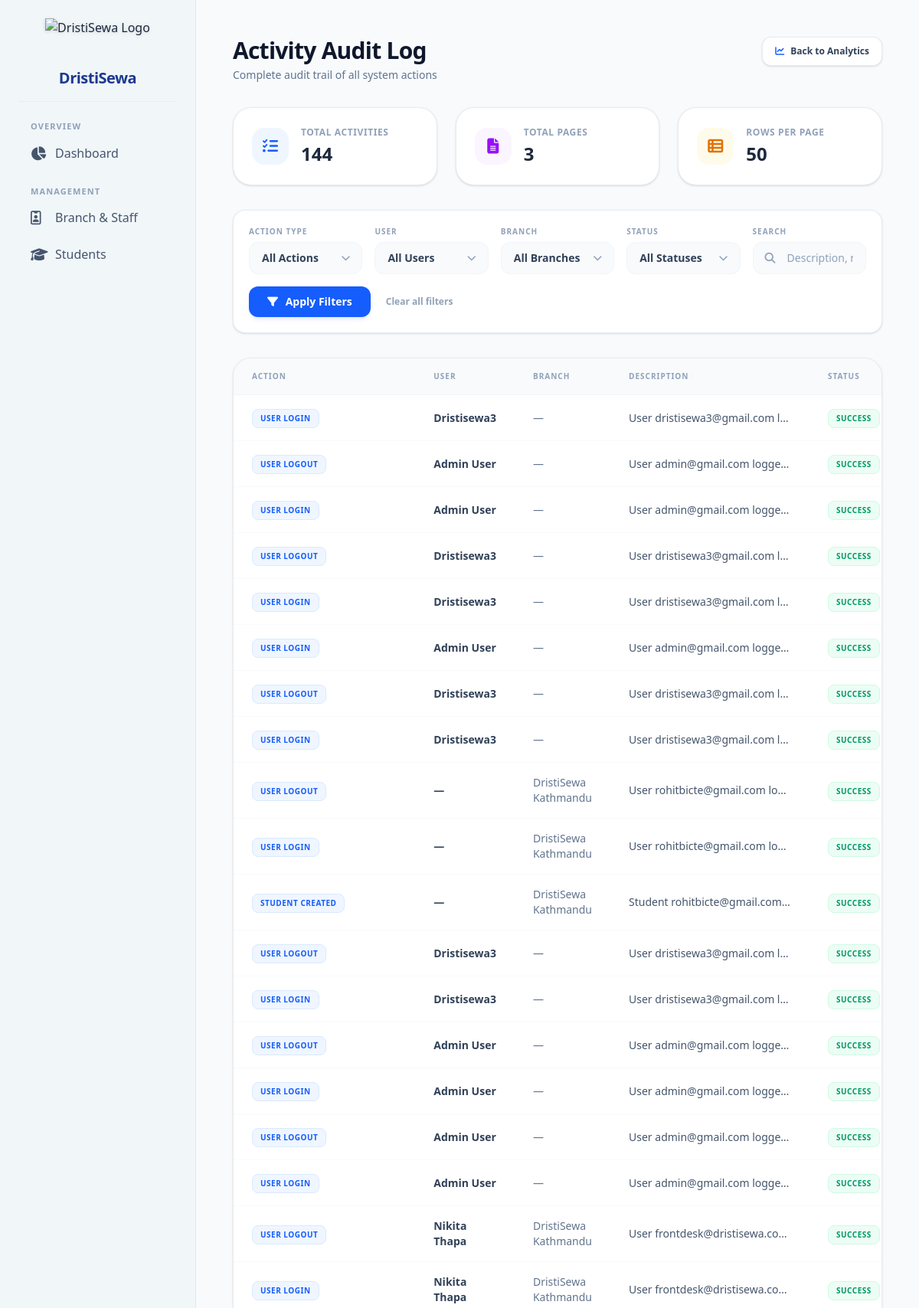
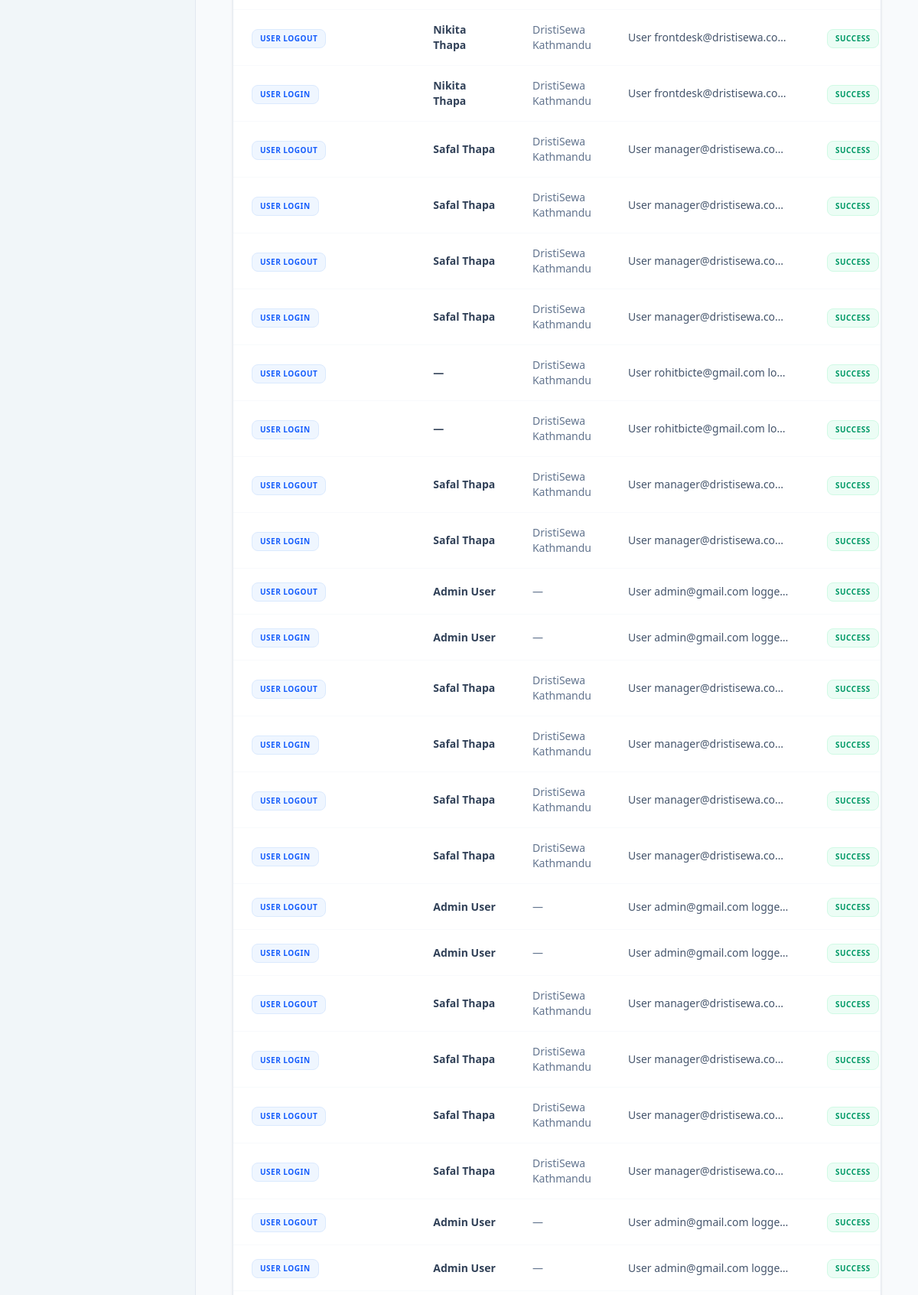
The page /analytics/audit-log/ (signed in, upper part) on the database its author committed (2 pictures, top to bottom).
### analytics/models.py (models this page shows, shortened)
class DetailedActivityLog(models.Model):
    class Action(models.TextChoices):
        LOGIN = "LOGIN", "User Login"
        LOGOUT = "LOGOUT", "User Logout"
        USER_CREATE = "USER_CREATE", "User Created"
        USER_UPDATE = "USER_UPDATE", "User Updated"
        USER_DELETE = "USER_DELETE", "User Deleted"
        STUDENT_CREATE = "STUDENT_CREATE", "Student Created"
        STUDENT_UPDATE = "STUDENT_UPDATE", "Student Updated"
        STUDENT_VERIFY = "STUDENT_VERIFY", "Student Verified"
        DOCUMENT_UPLOAD = "DOCUMENT_UPLOAD", "Document Uploaded"
        DOCUMENT_APPROVE = "DOCUMENT_APPROVE", "Document Approved"
        DOCUMENT_REJECT = "DOCUMENT_REJECT", "Document Rejected"
        DOCUMENT_DELETE = "DOCUMENT_DELETE", "Document Deleted"
        APPLICATION_CREATE = "APPLICATION_CREATE", "Application Created"
        APPLICATION_UPDATE = "APPLICATION_UPDATE", "Application Status Updated"
        FOLLOWUP_CREATE = "FOLLOWUP_CREATE", "Follow-up Created"
        FOLLOWUP_COMPLETE = "FOLLOWUP_COMPLETE", "Follow-up Completed"
        BRANCH_CREATE = "BRANCH_CREATE", "Branch Created"
        BRANCH_UPDATE = "BRANCH_UPDATE", "Branch Updated"
        BRANCH_DEACTIVATE = "BRANCH_DEACTIVATE", "Branch Deactivated"
        STAFF_ASSIGN = "STAFF_ASSIGN", "Staff Assigned"
        PERMISSION_CHANGE = "PERMISSION_CHANGE", "User Permission Changed"
        SYSTEM_ERROR = "SYSTEM_ERROR", "System Error"
        DATA_EXPORT = "DATA_EXPORT", "Data Exported"
        BULK_ACTION = "BULK_ACTION", "Bulk Action Performed"
    user = models.ForeignKey(
        settings.AUTH_USER_MODEL,
        on_delete=models.SET_NULL,
        null=True,
        blank=True,
        related_name="detailed_activity_logs"
    )
    branch = models.ForeignKey(
        "branches.Branch",
        on_delete=models.SET_NULL,
        null=True,
        blank=True,
        related_name="activity_logs"
    )
    action = models.CharField(max_length=50, choices=Action.choices)
    description = models.TextField(blank=True)
    entity_type = models.CharField(max_length=50, blank=True)
    entity_id = models.CharField(max_length=255, blank=True)
    ip_address = models.GenericIPAddressField(null=True, blank=True)
    user_agent = models.TextField(blank=True)
    status = models.CharField(
        max_length=20,
        choices=[("SUCCESS", "Success"), ("FAILED", "Failed"), ("PENDING", "Pending")],
        default="SUCCESS"
    )
    changes = models.JSONField(null=True, blank=True, help_text="What changed (before/after)")
    created_at = models.DateTimeField(auto_now_add=True, db_index=True)
    class Meta:
        ordering = ["-created_at"]
        indexes = [
            models.Index(fields=["user", "-created_at"]),
            models.Index(fields=["branch", "-created_at"]),
            models.Index(fields=["action", "-created_at"]),
            models.Index(fields=["created_at"]),
        ]

### accounts/models.py (models this page shows, shortened)
class User(AbstractUser):
    class Role(models.TextChoices):
        ADMIN = "ADMIN", "Admin"
        MANAGER = "MANAGER", "Manager"
        FRONTDESK = "FRONTDESK", "Front Desk"
        STUDENT = "STUDENT", "Student"
    username = None
    email = models.EmailField("email address", unique=True)
    role = models.CharField(
        max_length=20, choices=Role.choices, default=Role.STUDENT)
    branch = models.ForeignKey(
        "branches.Branch",
        on_delete=models.SET_NULL,
        null=True,
        blank=True,
        related_name="staff",
    )
    phone = models.CharField(max_length=20, blank=True)
    experience_details = models.TextField(blank=True)
    profile_pic = models.ImageField(
        upload_to="profile_pics/", default="profile_pics/default.png", blank=True
    )
    last_seen = models.DateTimeField(null=True, blank=True)
    USERNAME_FIELD = "email"
    REQUIRED_FIELDS = []
    objects = UserManager()

### branches/models.py (models this page shows, shortened)
class Branch(TimeStampedModel):
    name = models.CharField(max_length=150, unique=True)
    code = models.CharField(max_length=20, unique=True)
    address = models.CharField(max_length=255, blank=True)
    phone = models.CharField(max_length=20, blank=True)
    email = models.EmailField(blank=True)
    is_active = models.BooleanField(default=True)
    class Meta:
        ordering = ["name"]

### analytics/views.py (the view, shortened to what this page needs)
# urls.py: path('audit-log/', views.activity_audit_log, name='audit_log'),
@role_required("ADMIN")
def activity_audit_log(request):
    activities = DetailedActivityLog.objects.select_related('user', 'branch')
    action = request.GET.get('action', '')
    user_id = request.GET.get('user', '')
    branch_id = request.GET.get('branch', '')
    status = request.GET.get('status', '')
    search = request.GET.get('search', '')
    if action:
        activities = activities.filter(action=action)
    if user_id:
        activities = activities.filter(user_id=user_id)
    if branch_id:
        activities = activities.filter(branch_id=branch_id)
    if status:
        activities = activities.filter(status=status)
    action_choices = DetailedActivityLog.Action.choices
    users = User.objects.filter(activity_logs__isnull=False).distinct()
    branches = Branch.objects.filter(activity_logs__isnull=False).distinct()
    page = request.GET.get('page', 1)
    per_page = 50
    try:
        page = int(page)
    except (ValueError, TypeError):
        page = 1
    total_activities = activities.count()
    total_pages = (total_activities + per_page - 1) // per_page
    start_idx = (page - 1) * per_page
    end_idx = start_idx + per_page
    activities = activities[start_idx:end_idx]
    return render(request, 'analytics/audit_log.html', {
        'activities': activities,
        'action_choices': action_choices,
        'users': users,
        'branches': branches,
        'selected_action': action,
        'selected_user': user_id,
        'selected_branch': branch_id,
        'selected_status': status,
        'search': search,
        'current_page': page,
        'total_pages': total_pages,
        'per_page': per_page,
        'total_activities': total_activities,
    })

### accounts/permissions.py (called while the page is built)
def role_required(*allowed_roles):
    def decorator(view_func):
        @wraps(view_func)
        @login_required
        def _wrapped(request, *args, **kwargs):
            user = request.user
            if user.is_superuser or user.role in allowed_roles:
                return view_func(request, *args, **kwargs)
            raise PermissionDenied("You do not have permission to access this page.")
        return _wrapped
    return decorator

### templates/analytics/audit_log.html (shortened to what this page needs)
{% extends "admin/dristisewa_base.html" %}
{% block content %}
<div class="flex flex-col md:flex-row md:items-start md:justify-between gap-4 mb-8">
    <div>
        <h2 class="text-3xl font-bold text-slate-900 tracking-tight">Activity Audit Log</h2>
        <p class="text-sm text-slate-500 mt-1">Complete audit trail of all system actions</p>
    </div>
    <a href="{% url 'analytics:advanced_dashboard' %}" class="bg-white border border-slate-200/80 hover:bg-slate-50 text-slate-700 font-semibold text-xs px-4 py-2.5 rounded-xl transition shadow-sm flex items-center gap-2">
        <i class="fa-solid fa-chart-line text-blue-600"></i> Back to Analytics
    </a>
</div>
<div class="grid grid-cols-1 sm:grid-cols-3 gap-6 mb-8">
    <div class="bg-white border border-slate-200/80 rounded-3xl p-6 shadow-sm flex items-center gap-4">
        <div class="w-12 h-12 bg-blue-50 rounded-2xl flex items-center justify-center text-blue-600 text-xl shrink-0">
            <i class="fa-solid fa-list-check"></i>
        </div>
        <div>
            <p class="text-xs font-semibold text-slate-400 uppercase tracking-wider">Total Activities</p>
            <h4 class="text-2xl font-black text-slate-800 mt-1">{{ total_activities }}</h4>
        </div>
    </div>
    <div class="bg-white border border-slate-200/80 rounded-3xl p-6 shadow-sm flex items-center gap-4">
        <div class="w-12 h-12 bg-purple-50 rounded-2xl flex items-center justify-center text-purple-600 text-xl shrink-0">
            <i class="fa-solid fa-file-lines"></i>
        </div>
        <div>
            <p class="text-xs font-semibold text-slate-400 uppercase tracking-wider">Total Pages</p>
            <h4 class="text-2xl font-black text-slate-800 mt-1">{{ total_pages }}</h4>
        </div>
    </div>
    <div class="bg-white border border-slate-200/80 rounded-3xl p-6 shadow-sm flex items-center gap-4">
        <div class="w-12 h-12 bg-amber-50 rounded-2xl flex items-center justify-center text-amber-600 text-xl shrink-0">
            <i class="fa-solid fa-table-list"></i>
        </div>
        <div>
            <p class="text-xs font-semibold text-slate-400 uppercase tracking-wider">Rows Per Page</p>
            <h4 class="text-2xl font-black text-slate-800 mt-1">{{ per_page }}</h4>
        </div>
    </div>
</div>
<form method="get" class="bg-white border border-slate-200/80 rounded-2xl shadow-sm p-5 mb-8">
    <div class="grid grid-cols-1 sm:grid-cols-2 lg:grid-cols-5 gap-4 mb-4">
        <div>
            <label for="action" class="block text-[10px] font-bold uppercase tracking-widest text-slate-400 mb-1.5">Action Type</label>
            <div class="relative">
                <select name="action" id="action" class="w-full appearance-none bg-slate-50 border border-slate-100 rounded-xl pl-4 pr-10 py-2.5 text-sm font-semibold text-slate-700 focus:outline-none focus:border-blue-500 cursor-pointer">
                    <option value="">All Actions</option>
                </select>
            </div>
        </div>
        <div>
            <label for="user" class="block text-[10px] font-bold uppercase tracking-widest text-slate-400 mb-1.5">User</label>
            <div class="relative">
                <select name="user" id="user" class="w-full appearance-none bg-slate-50 border border-slate-100 rounded-xl pl-4 pr-10 py-2.5 text-sm font-semibold text-slate-700 focus:outline-none focus:border-blue-500 cursor-pointer">
                    <option value="">All Users</option>
                </select>
            </div>
        </div>
        <div>
            <label for="branch" class="block text-[10px] font-bold uppercase tracking-widest text-slate-400 mb-1.5">Branch</label>
            <div class="relative">
                <select name="branch" id="branch" class="w-full appearance-none bg-slate-50 border border-slate-100 rounded-xl pl-4 pr-10 py-2.5 text-sm font-semibold text-slate-700 focus:outline-none focus:border-blue-500 cursor-pointer">
                    <option value="">All Branches</option>
                </select>
            </div>
        </div>
        <div>
            <label for="status" class="block text-[10px] font-bold uppercase tracking-widest text-slate-400 mb-1.5">Status</label>
            <div class="relative">
                <select name="status" id="status" class="w-full appearance-none bg-slate-50 border border-slate-100 rounded-xl pl-4 pr-10 py-2.5 text-sm font-semibold text-slate-700 focus:outline-none focus:border-blue-500 cursor-pointer">
                    <option value="">All Statuses</option>
                </select>
            </div>
        </div>
        <div>
            <label for="search" class="block text-[10px] font-bold uppercase tracking-widest text-slate-400 mb-1.5">Search</label>
            <div class="relative">
                <i class="fas fa-search absolute left-4 top-1/2 -translate-y-1/2 text-slate-400 text-sm"></i>
                <input type="text" name="search" id="search" placeholder="Description, name..." value="{{ search }}"
                       class="w-full bg-slate-50 border border-slate-100 rounded-xl pl-11 pr-4 py-2.5 text-sm font-medium placeholder-slate-400 focus:outline-none focus:border-blue-500">
            </div>
        </div>
    </div>
    <div class="flex items-center gap-3">
        <button type="submit" class="bg-blue-600 hover:bg-blue-700 text-white font-semibold px-6 py-2.5 rounded-xl text-sm transition shadow-md shadow-blue-600/10">
            <i class="fa-solid fa-filter mr-1.5"></i> Apply Filters
        </button>
        <a href="{% url 'analytics:audit_log' %}" class="text-xs font-semibold text-slate-400 hover:text-slate-600 px-2">Clear all filters</a>
    </div>
</form>
<div class="bg-white border border-slate-200/80 rounded-3xl shadow-sm overflow-hidden">
    <table class="w-full text-left border-collapse">
        <thead>
            <tr class="bg-slate-50 border-b border-slate-100 text-[10px] font-bold uppercase tracking-widest text-slate-400">
                <th class="py-4 px-6">Action</th>
                <th class="py-4 px-6">User</th>
                <th class="py-4 px-6">Branch</th>
                <th class="py-4 px-6">Description</th>
                <th class="py-4 px-6">Status</th>
            </tr>
        </thead>
        <tbody class="divide-y divide-slate-50">
            {% for activity in activities %}
            <tr class="hover:bg-slate-50/40 transition-colors">
                <td class="py-4 px-6">
                    <span class="inline-flex items-center px-2.5 py-1 rounded-lg text-[10px] font-bold uppercase tracking-wider bg-blue-50 text-blue-600 border border-blue-100 whitespace-nowrap">
                        {{ activity.get_action_display }}
                    </span>
                </td>
                <td class="py-4 px-6 text-sm font-semibold text-slate-700">{% if activity.user %}{{ activity.user.get_full_name|default:activity.user.email }}{% else %}—{% endif %}</td>
                <td class="py-4 px-6 text-sm text-slate-500">{{ activity.branch.name|default:"—" }}</td>
                <td class="py-4 px-6 text-sm text-slate-600 max-w-[260px] truncate">{{ activity.description|default:"—" }}</td>
                <td class="py-4 px-6">
                    <span class="inline-flex items-center px-2.5 py-1 rounded-lg text-[10px] font-bold uppercase tracking-wider
                        {% if activity.status == 'SUCCESS' %}bg-emerald-50 text-emerald-600 border border-emerald-100
                        {% elif activity.status == 'FAILED' %}bg-rose-50 text-rose-600 border border-rose-100
                        {% else %}bg-amber-50 text-amber-600 border border-amber-100{% endif %}">
                        {{ activity.get_status_display }}
                    </span>
                </td>
            </tr>
            {% endfor %}
        </tbody>
    </table>
</div>
{% endblock %}

### rows shown on the page
DetailedActivityLog: action "USER LOGIN", user.get_full_name "Dristisewa3", branch.name "—", description "User dristisewa3@gmail.com l…", status "SUCCESS"
DetailedActivityLog: action "USER LOGOUT", user.get_full_name "Admin User", branch.name "—", description "User admin@gmail.com logge…", status "SUCCESS"
DetailedActivityLog: action "USER LOGIN", user.get_full_name "Admin User", branch.name "—", description "User admin@gmail.com logge…", status "SUCCESS"
DetailedActivityLog: action "USER LOGOUT", user.get_full_name "Dristisewa3", branch.name "—", description "User dristisewa3@gmail.com l…", status "SUCCESS"
DetailedActivityLog: action "USER LOGIN", user.get_full_name "Dristisewa3", branch.name "—", description "User dristisewa3@gmail.com l…", status "SUCCESS"
DetailedActivityLog: action "USER LOGIN", user.get_full_name "Admin User", branch.name "—", description "User admin@gmail.com logge…", status "SUCCESS"
DetailedActivityLog: action "USER LOGOUT", user.get_full_name "Dristisewa3", branch.name "—", description "User dristisewa3@gmail.com l…", status "SUCCESS"
DetailedActivityLog: action "USER LOGIN", user.get_full_name "Dristisewa3", branch.name "—", description "User dristisewa3@gmail.com l…", status "SUCCESS"
DetailedActivityLog: action "USER LOGOUT", branch.name "DristiSewa Kathmandu", description "User rohitbicte@gmail.com lo…", status "SUCCESS"
DetailedActivityLog: action "USER LOGIN", branch.name "DristiSewa Kathmandu", description "User rohitbicte@gmail.com lo…", status "SUCCESS"
DetailedActivityLog: action "STUDENT CREATED", branch.name "DristiSewa Kathmandu", description "Student rohitbicte@gmail.com…", status "SUCCESS"
DetailedActivityLog: action "USER LOGOUT", user.get_full_name "Dristisewa3", branch.name "—", description "User dristisewa3@gmail.com l…", status "SUCCESS"
DetailedActivityLog: action "USER LOGIN", user.get_full_name "Dristisewa3", branch.name "—", description "User dristisewa3@gmail.com l…", status "SUCCESS"
DetailedActivityLog: action "USER LOGOUT", user.get_full_name "Admin User", branch.name "—", description "User admin@gmail.com logge…", status "SUCCESS"
DetailedActivityLog: action "USER LOGIN", user.get_full_name "Admin User", branch.name "—", description "User admin@gmail.com logge…", status "SUCCESS"
DetailedActivityLog: action "USER LOGOUT", user.get_full_name "Admin User", branch.name "—", description "User admin@gmail.com logge…", status "SUCCESS"
DetailedActivityLog: action "USER LOGIN", user.get_full_name "Admin User", branch.name "—", description "User admin@gmail.com logge…", status "SUCCESS"
DetailedActivityLog: action "USER LOGOUT", user.get_full_name "Nikita Thapa", branch.name "DristiSewa Kathmandu", description "User frontdesk@dristisewa.co…", status "SUCCESS"
DetailedActivityLog: action "USER LOGIN", user.get_full_name "Nikita Thapa", branch.name "DristiSewa Kathmandu", description "User frontdesk@dristisewa.co…", status "SUCCESS"
DetailedActivityLog: action "USER LOGOUT", user.get_full_name "Nikita Thapa", branch.name "DristiSewa Kathmandu", description "User frontdesk@dristisewa.co…", status "SUCCESS"
DetailedActivityLog: action "USER LOGIN", user.get_full_name "Nikita Thapa", branch.name "DristiSewa Kathmandu", description "User frontdesk@dristisewa.co…", status "SUCCESS"
DetailedActivityLog: action "USER LOGOUT", user.get_full_name "Safal Thapa", branch.name "DristiSewa Kathmandu", description "User manager@dristisewa.co…", status "SUCCESS"
DetailedActivityLog: action "USER LOGIN", user.get_full_name "Safal Thapa", branch.name "DristiSewa Kathmandu", description "User manager@dristisewa.co…", status "SUCCESS"
DetailedActivityLog: action "USER LOGOUT", user.get_full_name "Safal Thapa", branch.name "DristiSewa Kathmandu", description "User manager@dristisewa.co…", status "SUCCESS"
DetailedActivityLog: action "USER LOGIN", user.get_full_name "Safal Thapa", branch.name "DristiSewa Kathmandu", description "User manager@dristisewa.co…", status "SUCCESS"
DetailedActivityLog: action "USER LOGOUT", branch.name "DristiSewa Kathmandu", description "User rohitbicte@gmail.com lo…", status "SUCCESS"
DetailedActivityLog: action "USER LOGIN", branch.name "DristiSewa Kathmandu", description "User rohitbicte@gmail.com lo…", status "SUCCESS"
DetailedActivityLog: action "USER LOGOUT", user.get_full_name "Safal Thapa", branch.name "DristiSewa Kathmandu", description "User manager@dristisewa.co…", status "SUCCESS"
DetailedActivityLog: action "USER LOGIN", user.get_full_name "Safal Thapa", branch.name "DristiSewa Kathmandu", description "User manager@dristisewa.co…", status "SUCCESS"
DetailedActivityLog: action "USER LOGOUT", user.get_full_name "Admin User", branch.name "—", description "User admin@gmail.com logge…", status "SUCCESS"
DetailedActivityLog: action "USER LOGIN", user.get_full_name "Admin User", branch.name "—", description "User admin@gmail.com logge…", status "SUCCESS"
DetailedActivityLog: action "USER LOGOUT", user.get_full_name "Safal Thapa", branch.name "DristiSewa Kathmandu", description "User manager@dristisewa.co…", status "SUCCESS"
DetailedActivityLog: action "USER LOGIN", user.get_full_name "Safal Thapa", branch.name "DristiSewa Kathmandu", description "User manager@dristisewa.co…", status "SUCCESS"
DetailedActivityLog: action "USER LOGOUT", user.get_full_name "Safal Thapa", branch.name "DristiSewa Kathmandu", description "User manager@dristisewa.co…", status "SUCCESS"
DetailedActivityLog: action "USER LOGIN", user.get_full_name "Safal Thapa", branch.name "DristiSewa Kathmandu", description "User manager@dristisewa.co…", status "SUCCESS"
DetailedActivityLog: action "USER LOGOUT", user.get_full_name "Admin User", branch.name "—", description "User admin@gmail.com logge…", status "SUCCESS"
DetailedActivityLog: action "USER LOGIN", user.get_full_name "Admin User", branch.name "—", description "User admin@gmail.com logge…", status "SUCCESS"
DetailedActivityLog: action "USER LOGOUT", user.get_full_name "Safal Thapa", branch.name "DristiSewa Kathmandu", description "User manager@dristisewa.co…", status "SUCCESS"
DetailedActivityLog: action "USER LOGIN", user.get_full_name "Safal Thapa", branch.name "DristiSewa Kathmandu", description "User manager@dristisewa.co…", status "SUCCESS"
DetailedActivityLog: action "USER LOGOUT", user.get_full_name "Safal Thapa", branch.name "DristiSewa Kathmandu", description "User manager@dristisewa.co…", status "SUCCESS"
DetailedActivityLog: action "USER LOGIN", user.get_full_name "Safal Thapa", branch.name "DristiSewa Kathmandu", description "User manager@dristisewa.co…", status "SUCCESS"
DetailedActivityLog: action "USER LOGOUT", user.get_full_name "Admin User", branch.name "—", description "User admin@gmail.com logge…", status "SUCCESS"
DetailedActivityLog: action "USER LOGIN", user.get_full_name "Admin User", branch.name "—", description "User admin@gmail.com logge…", status "SUCCESS"

### other values the page prints
{{ total_activities }} "144"
{{ total_pages }} "3"
{{ per_page }} "50"
